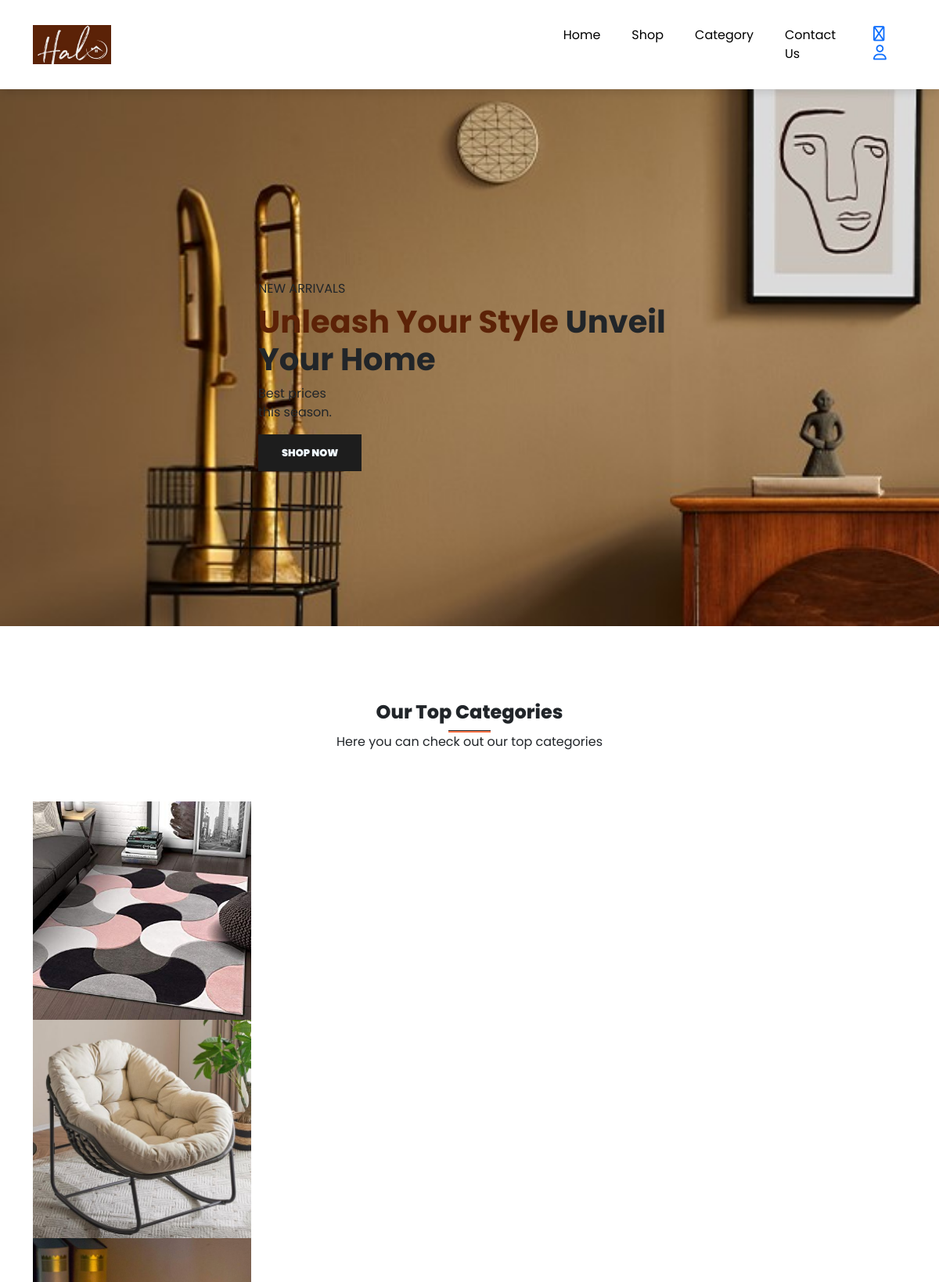
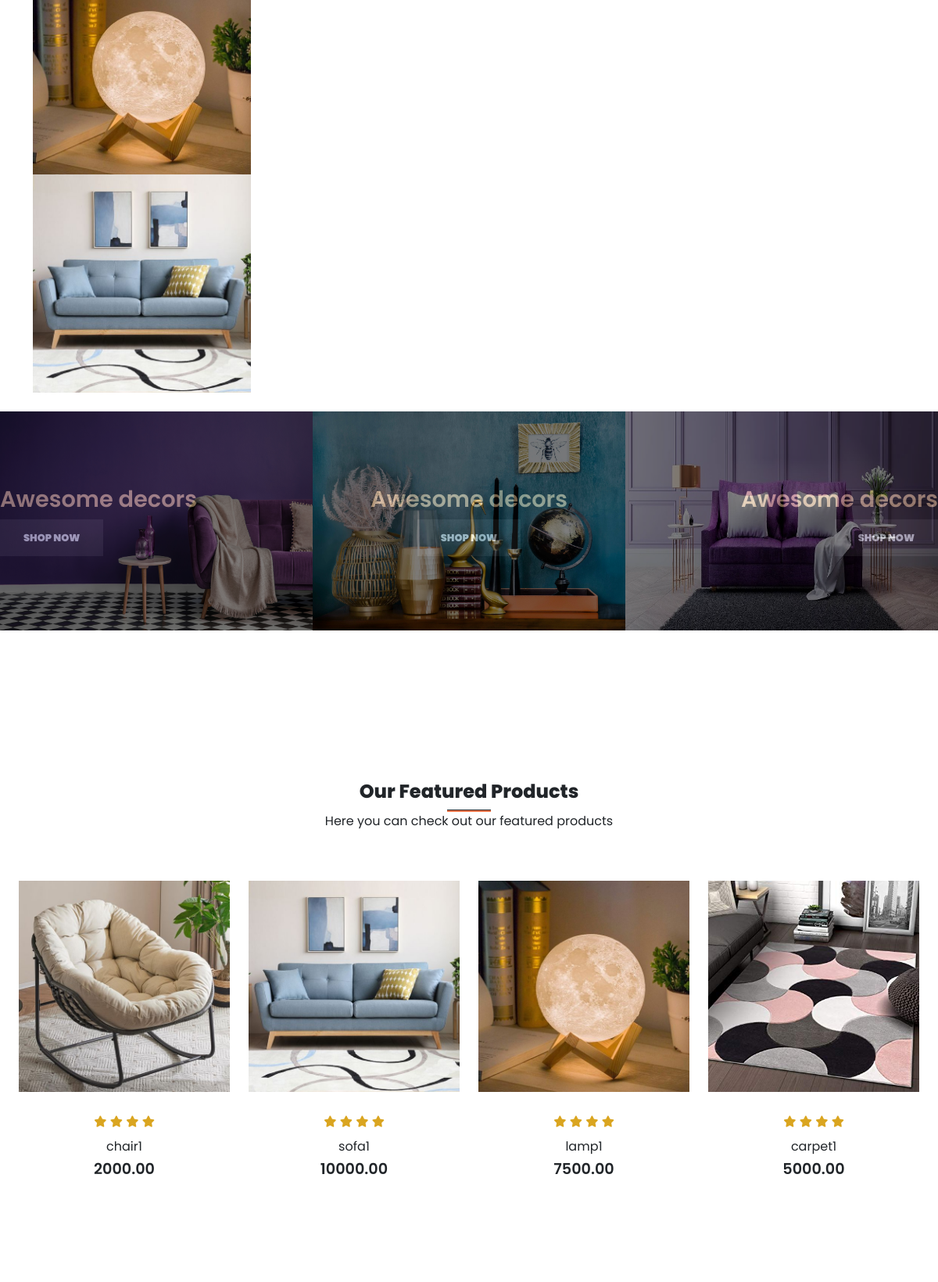
The page / (upper part) on the database its author committed (2 pictures, top to bottom).
### tables this page shows
CREATE TABLE `products` (
  `product_id` int(11) NOT NULL,
  `product_name` varchar(100) NOT NULL,
  `product_category` varchar(108) NOT NULL,
  `product_description` varchar(255) NOT NULL,
  `product_image` varchar(255) NOT NULL,
  `product_image2` varchar(255) DEFAULT NULL,
  `product_image3` varchar(255) DEFAULT NULL,
  `product_image4` varchar(255) DEFAULT NULL,
  `product_price` decimal(10,2) NOT NULL,
  `product_special_offer` int(2) DEFAULT NULL,
  `product_color` varchar(108) DEFAULT NULL
);

### server/get_featured_products.php (called while the page is built)
<?php
include('connection.php');
$stmt = $conn->prepare("SELECT * FROM products LIMIT 4");
$stmt->execute();
$featured_products = $stmt->get_result();
?>

### index.php (the view, shortened to what this page needs)
<?php
include('layouts/header.php');
?>
    <section id="home">
        <div class="container">
          <br>
            <h5>NEW ARRIVALS</h5>
            <h1><span>Unleash Your Style</span> Unveil Your Home</h1>
            <p>Best prices<br>this season.</p>
            <button>Shop Now</button>
        </div>
    </section>
    <section id ="category" class="container">
        <div class="container text-center mt-5 py-5">
          <h3>Our Top Categories</h3>
          <hr>
          <p>
            Here you can check out our top categories
          </p>
        </div>
        <div class="row">
          <a href="shop.php">
            <img class="img-fluid col-lg-3 col-md-6 col-sm-12" src="assets/imgs/carpet1.jpg" alt="Carpet">
          </a>
          <a href="">
            <img class="img-fluid col-lg-3 col-md-6 col-sm-12" src="assets/imgs/chair1.jpg" alt="Carpet">
          </a>
          <a href="">
            <img class="img-fluid col-lg-3 col-md-6 col-sm-12" src="assets/imgs/lamp1.jpg" alt="Carpet">
          </a>
          <a href="">
            <img class="img-fluid col-lg-3 col-md-6 col-sm-12" src="assets/imgs/sofa1.jpg" alt="Carpet">
          </a>
          </div>
    </section>
<br>
      <section id="new" class="w-100">
        <div class="row p-0 m-0">
          <div class="one col-lg-4 col-md-12 col-sm-12 p-0">
            <img class="img-fluid" src="assets/imgs/1.jpg" alt="">
            <div class="details">
              <h2>Awesome decors</h2>
              <button class="text-uppercase">Shop Now</button>
            </div>
          </div>
          <div class="one col-lg-4 col-md-12 col-sm-12 p-0">
            <div class="details">
              <h2>Awesome decors</h2>
              <button class="text-uppercase">Shop Now</button>
            </div>
          </div>
          <div class="one col-lg-4 col-md-12 col-sm-12 p-0">
            <img class="img-fluid" src="assets/imgs/3.jpg" alt="">
            <div class="details">
              <h2>Awesome decors</h2>
              <button class="text-uppercase">Shop Now</button>
            </div>
          </div>
        </div>
      </section>
      <section id="featured" class="my-5 pt-5">
        <div class="container text-center mt-5 py-5">
          <h3>Our Featured Products</h3>
          <hr>
          <p>
            Here you can check out our featured products
          </p>
        </div>
        <div class="row mx-auto container-fluid">
        <?php include('server/get_featured_products.php');  ?>
        <?php
          while($row=$featured_products->fetch_assoc()){
        ?>
          <div class="product text-center col-lg-3 col-md-4 col-sm-6">
            <img class="img-fluid mb-3" src="assets/imgs/<?php echo $row['product_image'];?>" alt="carpet1">
            <div class="star">
              <i class="fa-solid fa-star"></i>
              <i class="fa-solid fa-star"></i>
              <i class="fa-solid fa-star"></i>
              <i class="fa-solid fa-star"></i>
            </div>
            <h5 class="p-name"><?php echo $row['product_name'];     ?></h5>
            <h4 class="p-price"><?php echo $row['product_price'];     ?></h4>
            <a href="<?php echo "product.php?product_id=". $row['product_id']; ?>"><button class="buy-btn">Buy Now</button></a>
          </div>
          <?php  }  ?>
        </div>
        </section>
<?php
  include('layouts/footer.php');
?>

### assets/css/style.css (style rules this page uses)
* { margin: 0; padding: 0; box-sizing: border-box; }
body { font-family:'Poppins', sans-serif ; }
h1 { font-size: 2.5rem; font-weight: 700; }
h2 { font-size: 1.8rem; font-weight: 600; }
h3 { font-size: 1.5rem; font-weight: 800; }
h4 { font-size: 1.2rem; font-weight: 600; }
h5 { font-size: 1rem; font-weight: 400; }
button { font-size: .8rem; font-weight: 900; outline: none; border: none; background-color: #1d1d1d; color: aliceblue; padding: 14px 30px; text-transform: uppercase; cursor: pointer; transition: 0.5s ease; }
#home { background-image: url('../imgs/4.jpg'); width: 100%; height: 100vh; background-size: cover; background-position-x: 0px; background-position-y: 0px; display: flex; flex-direction: column; justify-content: center; align-items: flex-start; }
#home span { color: #5c2207; }
#home .container { padding: 25%; margin-top: 137px; }
#new .one img { width: 100%; height: 100%; background-position: center; background-repeat: none; background-size: cover; }
#new .one { position: relative; }
#new .one .details { position: absolute; top: 0; left: 0; color: burlywood; font-weight: bold; transition: .4s ease; opacity: .5; background-color: rgb(1,1,1); width: 100%; height: 100%; }
#new .one:nth-child(1) .details { display: flex; justify-content: center; flex-direction: column; align-items: flex-start; text-align: start; }
#new .one:nth-child(2) .details { display: flex; justify-content: center; flex-direction: column; align-items: center; text-align: center; }
#new .one:nth-child(3) .details { display: flex; justify-content: center; flex-direction: column; align-items: flex-end; text-align: end; }
.product { cursor: pointer; margin-bottom: 2rem; }
.product img { transition: 0.3s all }
hr { width: 5%; height: 3px !important; opacity: 1 !important; background-color: #fb774b; margin: 0 auto; }
.star { padding: 10px 0; }
.star i { font-size: .9rem; color: goldenrod; }

### rows shown on the page
products: product_image (picture), product_name "chair1", product_price "2000.00"
products: product_image (picture), product_name "sofa1", product_price "10000.00"
products: product_image (picture), product_name "lamp1", product_price "7500.00"
products: product_image (picture), product_name "carpet1", product_price "5000.00"
